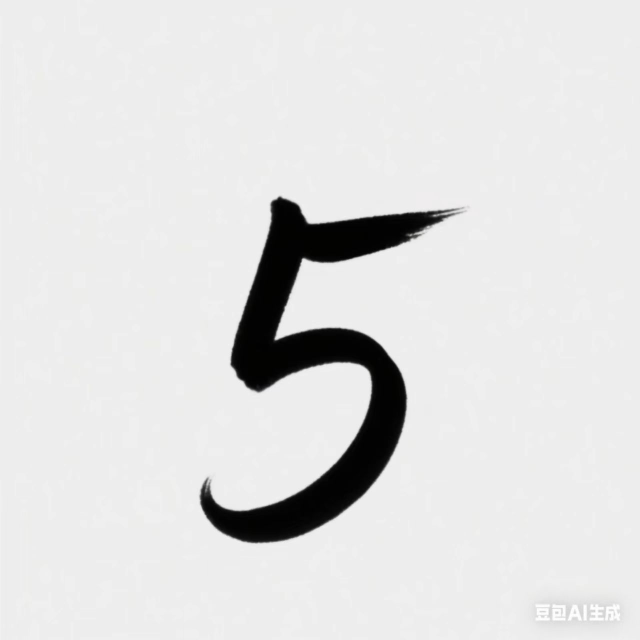
#> input picture test1.jpg, 1280 x 1280 px (shown at 1/2 size)
$ jupyter execute finalNeuralNet.ipynb   (shell and % lines are left out)
#> lines starting #> are read from the running program, lines starting #| are printed output that depends on the picture; long printed decimals are rounded
[cell 1]
# python notebook for Make Your Own Neural Network
# code for a 3-layer neural network, and code for learning the MNIST dataset
# (c) Tariq Rashid, 2016
# license is GPLv2

[cell 2]
import numpy
# scipy.special for the sigmoid function expit()
import scipy.special
# library for plotting arrays
import matplotlib.pyplot
# ensure the plots are inside this notebook, not an external window

[cell 3]
# neural network class definition
class neuralNetwork:


    # initialise the neural network
    def __init__(self, inputnodes, hiddennodes, outputnodes, learningrate):
        # set number of nodes in each input, hidden, output layer
        self.inodes = inputnodes
        self.hnodes = hiddennodes
        self.onodes = outputnodes

        # link weight matrices, wih and who
        # weights inside the arrays are w_i_j, where link is from node i to node j in the next layer
        # w11 w21
        # w12 w22 etc
        self.wih = numpy.random.normal(0.0, pow(self.hnodes, -0.5), (self.hnodes, self.inodes))
        self.who = numpy.random.normal(0.0, pow(self.onodes, -0.5), (self.onodes, self.hnodes))

        # learning rate
        self.lr = learningrate

        # activation function is the sigmoid function
        self.activation_function = lambda x: scipy.special.expit(x)

        pass


    # train the neural network
    def train(self, inputs_list, targets_list):
        # convert inputs list to 2d array
        inputs = numpy.array(inputs_list, ndmin=2).T
        targets = numpy.array(targets_list, ndmin=2).T

        # calculate signals into hidden layer
        hidden_inputs = numpy.dot(self.wih, inputs)
        # calculate the signals emerging from hidden layer
        hidden_outputs = self.activation_function(hidden_inputs)

        # calculate signals into final output layer
        final_inputs = numpy.dot(self.who, hidden_outputs)
        # calculate the signals emerging from final output layer
        final_outputs = self.activation_function(final_inputs)

        # output layer error is the (target - actual)
        output_errors = targets - final_outputs
        # hidden layer error is the output_errors, split by weights, recombined at hidden nodes
        hidden_errors = numpy.dot(self.who.T, output_errors)

        # update the weights for the links between the hidden and output layers
        self.who += self.lr * numpy.dot((output_errors * final_outputs * (1.0 - final_outputs)), numpy.transpose(hidden_outputs))

        # update the weights for the links between the input and hidden layers
        self.wih += self.lr * numpy.dot((hidden_errors * hidden_outputs * (1.0 - hidden_outputs)), numpy.transpose(inputs))

        pass


    # query the neural network
    def query(self, inputs_list):
        # convert inputs list to 2d array
        inputs = numpy.array(inputs_list, ndmin=2).T

        # calculate signals into hidden layer
        hidden_inputs = numpy.dot(self.wih, inputs)
        # calculate the signals emerging from hidden layer
        hidden_outputs = self.activation_function(hidden_inputs)

        # calculate signals into final output layer
        final_inputs = numpy.dot(self.who, hidden_outputs)
        # calculate the signals emerging from final output layer
        final_outputs = self.activation_function(final_inputs)

        return final_outputs

[cell 4]
# number of input, hidden and output nodes
input_nodes = 784
hidden_nodes = 100
output_nodes = 10

# learning rate is 0.3
learning_rate = 0.3

# create instance of neural network
n = neuralNetwork(input_nodes,hidden_nodes,output_nodes, learning_rate)

[cell 5]
# load the mnist data training data CSV file into a list
data_file = open("mnist_train_100.csv", 'r')
#> (reads mnist_train_100.csv from the repository)
data_list = data_file.readlines()
data_file.close()

[cell 6]
# train the neural network

# go through all records in the training data set
for record in data_list:
    # split the record by the ',' commas
    all_values = record.split(',')
    # scale and shift the inputs
    inputs = (numpy.asarray(all_values[1:], dtype=float) / 255.0 * 0.99) + 0.01
    # create the target output values (all 0.01, except the desired label which is 0.99)
    targets = numpy.zeros(output_nodes) + 0.01
    # all_values[0] is the target label for this record
    targets[int(all_values[0])] = 0.99
    n.train(inputs, targets)
    pass

[cell 7]
test_data_file = open("mnist_test_10.csv", 'r')
#> (reads mnist_test_10.csv from the repository)
test_data_list = test_data_file.readlines()
test_data_file.close()

[cell 8]
all_values = test_data_list[0].split(",")
print(all_values[0])

[cell 9]
image_array = numpy.asarray(all_values[1:],dtype=float).reshape((28,28))
matplotlib.pyplot.imshow(image_array, cmap='Greys', interpolation='None')
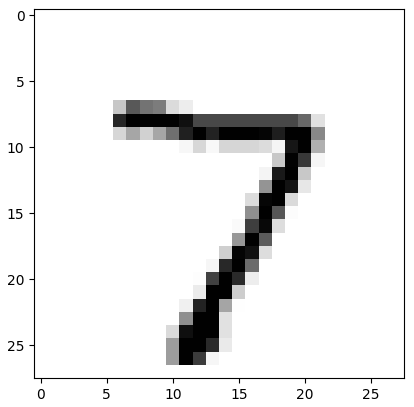
#> figure drawn by matplotlib, 1 panel

[cell 10]
n.query((numpy.asarray(all_values[1:], dtype=float) / 255.0 * 0.99) + 0.01)

[cell 11]
scorecard = []
for record in test_data_list:
    all_values = record.split(",")
    realAnswer = int(all_values[0])
    print("正确答案为:", realAnswer)
    image_array = numpy.asarray(all_values[1:],dtype=float).reshape((28,28))
    inputs = (numpy.asarray(all_values[1:], dtype=float) / 255.0 * 0.99) + 0.01
    outputs = n.query(inputs)
    answer = numpy.argmax(outputs)
    print("神经网络输出答案为:", answer)
    if answer == realAnswer:
        scorecard.append(1)
    else:
        scorecard.append(0)

print(scorecard)
print("正确率为:",scorecard.count(1)/len(scorecard))

[cell 12]
from PIL import Image

# 读取图像并转换为灰度图
img = Image.open('test1.jpg').convert('L')

# 调整图像大小为 28x28 像素（MNIST 标准尺寸）
img_resized = img.resize((28, 28), Image.LANCZOS)
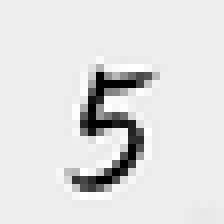
#> img_resized: PIL image 28x28 L (shown 8 times larger); min 0, max 255, mean 222.8

# 转换为 numpy 数组
img_array = numpy.array(img_resized)
matplotlib.pyplot.imshow(255.0-img_array, cmap='Greys', interpolation='None')

img_data = 255.0 - img_array.reshape(784)
#> img_data = 784 values, max 255 at index 264, min 0 at index 240, mean 32.2
inputs = (img_data/255.0*0.99)+0.01
#> inputs = 784 values, max 1 at index 264, min 0.01 at index 240, mean 0.135
outputs = n.query(inputs)
#> in query (call 12), `hidden_inputs = numpy.dot(self.wih, inputs)`: hidden_inputs = 100 values, max 3.21 at index 29, min -4.05 at index 37, mean -0.62
#> in query (call 12), `hidden_inputs = numpy.dot(self.wih, inputs)`:
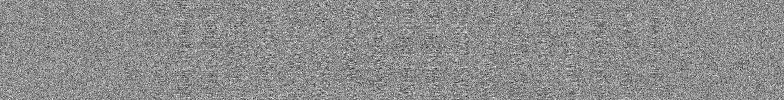
#> self.wih: shape (100, 784) float64; min -0.551, max 0.437, mean -0.00344; drawn with min black and max white
#> in query (call 12), `hidden_outputs = self.activation_function(hidden_inputs)`: hidden_outputs = 100 values, max 0.961 at index 29, min 0.0172 at index 37, mean 0.391
#> in query (call 12), `final_inputs = numpy.dot(self.who, hidden_outputs)`: final_inputs = [-2.57, -3.13, -4.6, -2.62, -1.91, -2.77, -3.01, -2.54, -2.95, -5.03]
#> in query (call 12), `final_outputs = self.activation_function(final_inputs)`: final_outputs = [0.0713, 0.042, 0.00997, 0.0682, 0.129, 0.0591, 0.0468, 0.0729, 0.0498, 0.0065]
#> outputs has the same summary as final_outputs in query
answer = numpy.argmax(outputs)
#> answer = 4
print(outputs,answer)
#| [[0.07133]
#|  [0.04197]
#|  [0.009972]
#|  [0.06816]
#|  [0.129 ]
#|  [0.0591]
#|  [0.04681]
#|  [0.07287]
#|  [0.04982]
#|  [0.006502]] 4
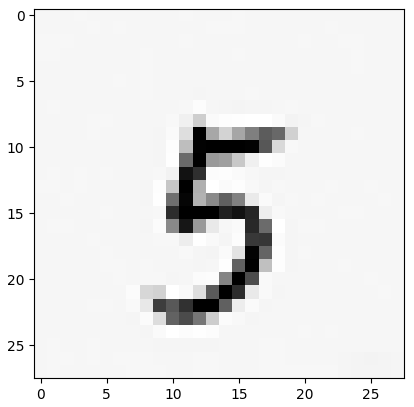
#> figure drawn by matplotlib, 1 panel
